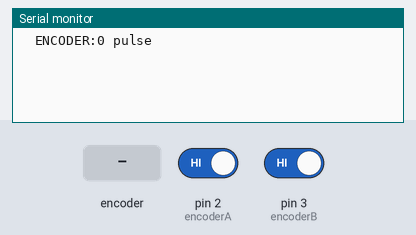
Bench run of a sketch on a simulated Arduino Uno, built with avr-gcc and run on an emulated ATmega328P. Shown: the last lines printed to the serial monitor. The inputs (shaded band) are chosen by the test bench; at power-on: pin 2 (encoderA) HIGH, pin 3 (encoderB) HIGH.

Above: at 1.2 s.
1.3 s: rotary encoder on pin 2 (encoderA) / pin 3 (encoderB) turned 1 step (first pin leading)
At 2.8 s:
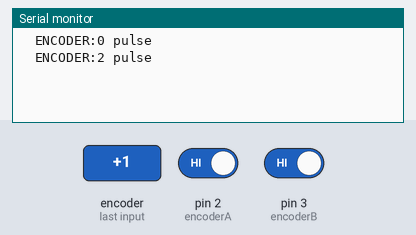
3.0 s: rotary encoder on pin 2 (encoderA) / pin 3 (encoderB) turned 1 step (first pin leading)
At 3.6 s:
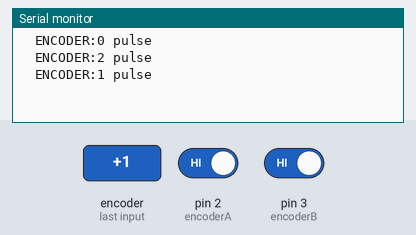
Timing chart, 0 to 6.0 s (numbered marks = the images above; inputs shaded):
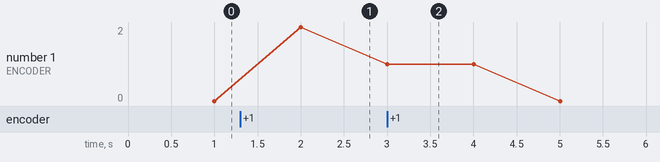

Measured:
- after the input at 1.3 s, the serial monitor: prints a new line after 0.70 s (image 1)
- after the input at 3.0 s, the serial monitor: prints a new line at once (image 2)
- plotted number 1: 0 → 2 after the input at 1.3 s

The sketch:

Encoder_direction.ino
```cpp
/************************************
  主控驱动板为：Arduino UNO

*************************************/
#define ENCODEROUTPUT 12  // 每次旋转插入电机编码器输出脉冲(cpr)

#define encoderA   2      // 中断检测端口，数字口D2
#define encoderB   3      // 普通端口，数字口D3

int rpm = 0;
int interval = 1000;      //采样时间1s
long previousMillis = 0;
long currentMillis = 0;
volatile long encoderValue = 0;

void setup() {
  Serial.begin(9600);     // 波特率
  pinMode(encoderA, INPUT_PULLUP); // 将霍尔传感器A设置为输入上拉

  // 在每个信号变化时在霍尔传感器A处附加中断
  attachInterrupt(digitalPinToInterrupt(encoderA), EncoderA, CHANGE);
}

void loop() {

  currentMillis = millis();    //每秒更新值
  if (currentMillis - previousMillis > interval) {
    previousMillis = currentMillis;

    Serial.print("  ENCODER:");
    Serial.print(encoderValue);
    Serial.println(" pulse");
    encoderValue = 0;
  }
}

void EncoderA() {
  if (digitalRead(encoderA) == HIGH) {
    if (digitalRead(encoderB) == LOW) {
      encoderValue++;
    } else {
      encoderValue--;
    }
  } else {
    if (digitalRead(encoderB) == LOW) {
      encoderValue--;
    } else {
      encoderValue++;
    }
  }
}
```
